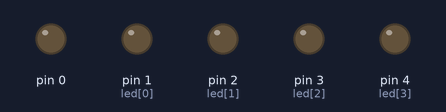
Bench run of a sketch on a simulated Arduino Uno, built with avr-gcc and run on an emulated ATmega328P. Shown: output pins drawn as LEDs (lit = HIGH).

Above: at 2.5 s.
At 5.2 s:
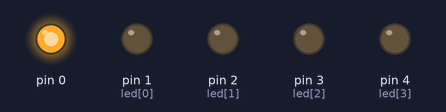
At 8.2 s:
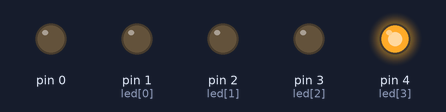
At 9.7 s:
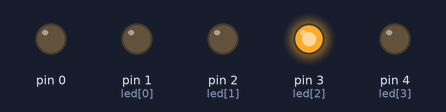
At 11.2 s:
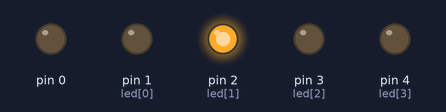
At 12.7 s:
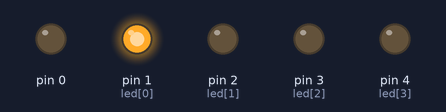
Timing chart, 0 to 18.2 s (numbered marks = the images above):
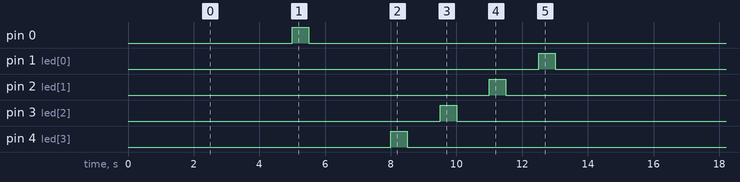

The sketch:

l1a.ino
```cpp
// C++ code
//
void setup()
{
  for(int i=0;i<5;i++)
  pinMode(i, OUTPUT);
}
int led[]={1,2,3,4,5};
void loop()
{
  for(int i=0;i<5;i++){
  digitalWrite(led[i], HIGH);
  delay(1); // Wait for 1000 millisecond(s)
     digitalWrite(led[i], LOW);
    delay(1000);}
     for(int i=5;i>=0;i--){
  digitalWrite(led[i], HIGH);
  delay(500); // Wait for 1000 millisecond(s)
     digitalWrite(led[i], LOW);
       delay(1000);}

  }
```

Measured:
- by itself, pin 0, pin 1 (led[0]), pin 2 (led[1]), pin 3 (led[2]), pin 4 (led[3]): alternates HIGH for 0.50 s and LOW for 13.5 s
- by itself, everything shown: repeats every 14.0 s, in 18 steps
